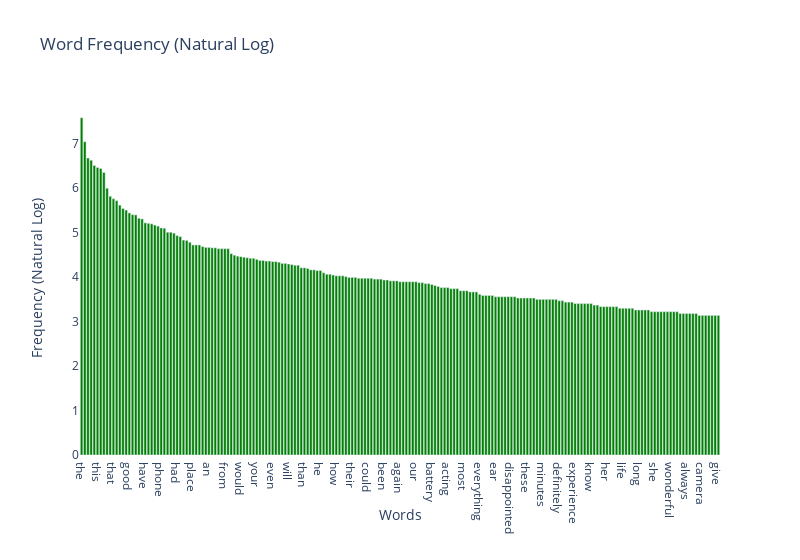

Notebook source saved alongside this figure:
### Code cell
data2 = {
    "type" : "bar",
    "x" : df_tf.loc[:200,'term'],
    "y" : df_tf.loc[:200,'frequency log'],
    "marker" : {"color": "green"}
}

layout2 = {
  "title": "Word Frequency (Natural Log)", 
  "width": 800, 
  "yaxis": {
    "title": "Frequency (Natural Log)", 
    "gridcolor": "white"
  }, 
  "xaxis": {
    "title": "Words", 
    "gridcolor": "white",
    "type": "category"
  }, 
  "dragmode":"zoom",
  "plot_bgcolor": "white", 
  "paper_bgcolor": "white"
}

fig = go.FigureWidget(data=[data2], layout = layout2)
fig.show()

### Figure 1 — Plotly figure (JSON) as saved in the notebook; plotly's stock layout.template omitted (floating-point values rounded to 4 significant figures; data arrays with more than 128 entries replaced by an {"elided": "..."} marker saying what was removed)
{"data": [{"marker": {"color": "green"}, "type": "bar", "uid": "60827eb6-91ea-4701-9d2a-143b26433c31", "x": {"elided": "201 str values"}, "y": {"elided": "201 float values"}}], "layout": {"dragmode": "zoom", "paper_bgcolor": "white", "plot_bgcolor": "white", "title": {"text": "Word Frequency (Natural Log)"}, "width": 800, "xaxis": {"gridcolor": "white", "title": {"text": "Words"}, "type": "category"}, "yaxis": {"gridcolor": "white", "title": {"text": "Frequency (Natural Log)"}}}}
